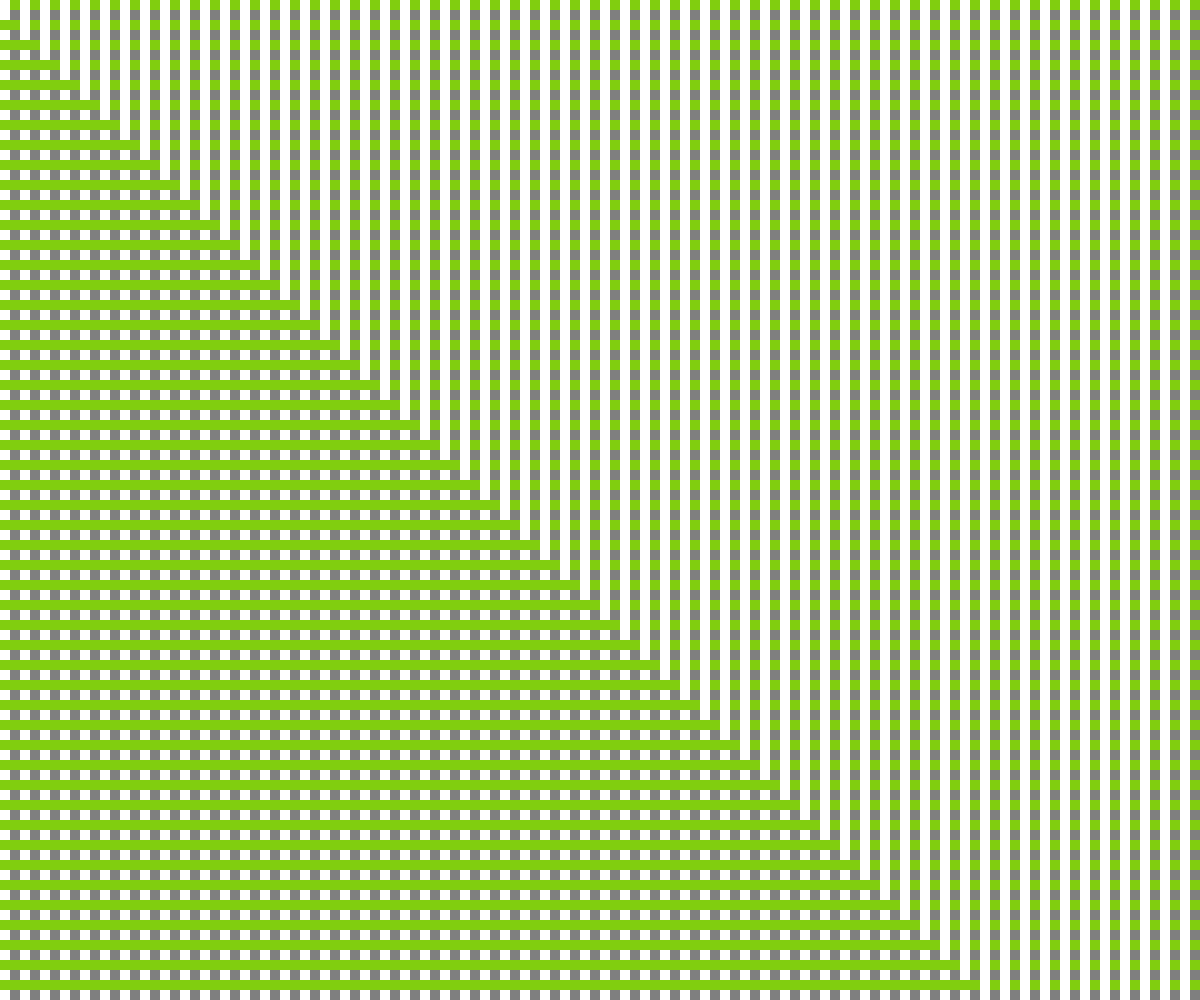
Frame 1 (no input)
Frame 60 (no input): identical to frame 1, image omitted
Frame 120 (the mouse pressed at the canvas centre since frame 60): identical to frame 1, image omitted

The p5.js sketch that drew this single still picture (run headless with seeded random() and noise() and a simulated clock; from frame 60 on, the mouse is pressed at the canvas centre):

// p5.js sketch
// ── sketch.js
function setup() {
  createCanvas(innerWidth, innerHeight);
}
function draw() {
  background(127);
  noStroke();
  for (let i = 0; i < width; i += 20) {
    fill(129, 206, 15);
    rect(0, i, width, 10);
    fill(255);
    rect(i, 0, 10, height);
  }
}
